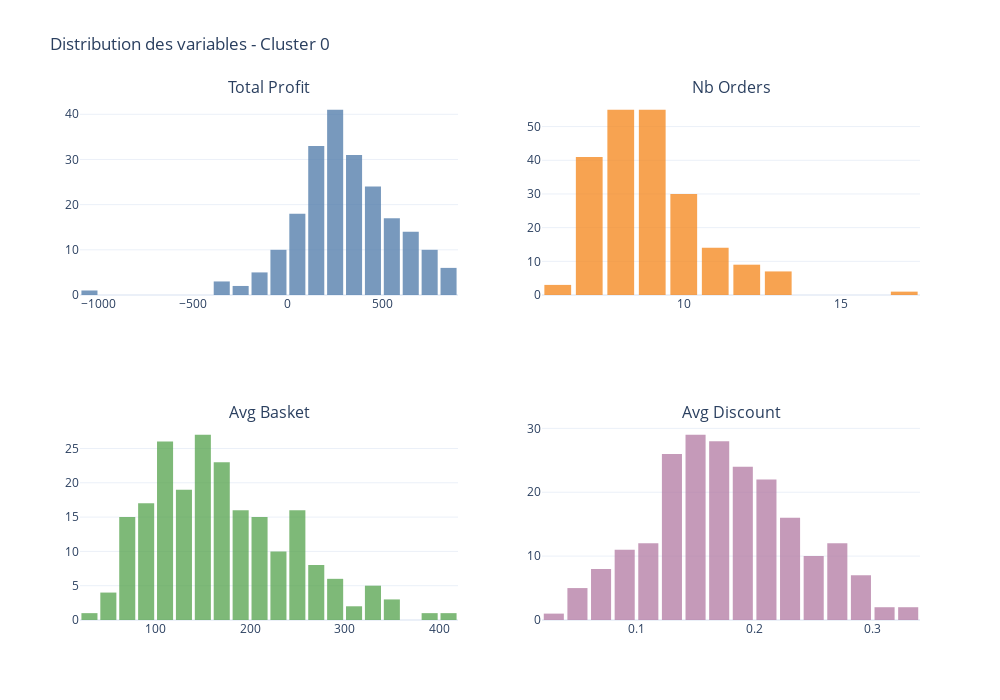

This figure's notebook cell:
### Code cell
import plotly.graph_objects as go
from plotly.subplots import make_subplots

variables = ["total_profit", "nb_orders", "avg_basket", "avg_discount"]

colors = ["#4C78A8", "#F58518", "#54A24B", "#B279A2"]

fig = make_subplots(
    rows=2, cols=2,
    subplot_titles=[v.replace("_", " ").title() for v in variables]
)

for i, (var, color) in enumerate(zip(variables, colors)):
    
    row = i // 2 + 1
    col = i % 2 + 1

    fig.add_trace(
        go.Histogram(
            x=df0[var],
            marker_color=color,
            opacity=0.75,
            name=var,
            showlegend=False
        ),
        row=row,
        col=col
    )

fig.update_layout(
    height=700,
    width=1000,
    title_text="Distribution des variables - Cluster 0",
    template="plotly_white",
    bargap=0.15
)

fig.show()

### Figure 1 — Plotly figure (JSON) as saved in the notebook; plotly's stock layout.template omitted (floating-point values rounded to 4 significant figures; data arrays with more than 128 entries replaced by an {"elided": "..."} marker saying what was removed)
{"data": [{"marker": {"color": "#4C78A8"}, "name": "total_profit", "opacity": 0.75, "showlegend": false, "type": "histogram", "x": {"elided": "215 float values"}, "xaxis": "x", "yaxis": "y"}, {"marker": {"color": "#F58518"}, "name": "nb_orders", "opacity": 0.75, "showlegend": false, "type": "histogram", "x": {"elided": "215 int values"}, "xaxis": "x2", "yaxis": "y2"}, {"marker": {"color": "#54A24B"}, "name": "avg_basket", "opacity": 0.75, "showlegend": false, "type": "histogram", "x": {"elided": "215 float values"}, "xaxis": "x3", "yaxis": "y3"}, {"marker": {"color": "#B279A2"}, "name": "avg_discount", "opacity": 0.75, "showlegend": false, "type": "histogram", "x": {"elided": "215 float values"}, "xaxis": "x4", "yaxis": "y4"}], "layout": {"annotations": [{"font": {"size": 16}, "showarrow": false, "text": "Total Profit", "x": 0.225, "xanchor": "center", "xref": "paper", "y": 1, "yanchor": "bottom", "yref": "paper"}, {"font": {"size": 16}, "showarrow": false, "text": "Nb Orders", "x": 0.775, "xanchor": "center", "xref": "paper", "y": 1, "yanchor": "bottom", "yref": "paper"}, {"font": {"size": 16}, "showarrow": false, "text": "Avg Basket", "x": 0.225, "xanchor": "center", "xref": "paper", "y": 0.375, "yanchor": "bottom", "yref": "paper"}, {"font": {"size": 16}, "showarrow": false, "text": "Avg Discount", "x": 0.775, "xanchor": "center", "xref": "paper", "y": 0.375, "yanchor": "bottom", "yref": "paper"}], "bargap": 0.15, "height": 700, "title": {"text": "Distribution des variables - Cluster 0"}, "width": 1000, "xaxis": {"anchor": "y", "domain": [0, 0.45]}, "xaxis2": {"anchor": "y2", "domain": [0.55, 1]}, "xaxis3": {"anchor": "y3", "domain": [0, 0.45]}, "xaxis4": {"anchor": "y4", "domain": [0.55, 1]}, "yaxis": {"anchor": "x", "domain": [0.625, 1]}, "yaxis2": {"anchor": "x2", "domain": [0.625, 1]}, "yaxis3": {"anchor": "x3", "domain": [0, 0.375]}, "yaxis4": {"anchor": "x4", "domain": [0, 0.375]}}}
